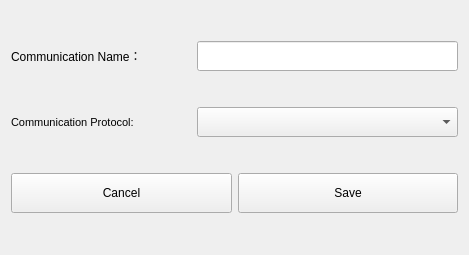
<?xml version="1.0" encoding="UTF-8"?>
<ui version="4.0">
 <class>AddCommunicationDialogClass</class>
 <widget class="QWidget" name="AddCommunicationDialogClass">
  <property name="geometry">
   <rect>
    <x>0</x>
    <y>0</y>
    <width>469</width>
    <height>255</height>
   </rect>
  </property>
  <property name="windowTitle">
   <string>Add Communication Object</string>
  </property>
  <layout class="QGridLayout" name="gridLayout">
   <item row="0" column="0">
    <layout class="QHBoxLayout" name="horizontalLayout_2">
     <item>
      <widget class="QLabel" name="label">
       <property name="minimumSize">
        <size>
         <width>180</width>
         <height>30</height>
        </size>
       </property>
       <property name="maximumSize">
        <size>
         <width>180</width>
         <height>16777215</height>
        </size>
       </property>
       <property name="text">
        <string>Communication Name：</string>
       </property>
      </widget>
     </item>
     <item>
      <widget class="QLineEdit" name="lineEdit_CommunicateName">
       <property name="minimumSize">
        <size>
         <width>0</width>
         <height>30</height>
        </size>
       </property>
      </widget>
     </item>
    </layout>
   </item>
   <item row="1" column="0">
    <layout class="QHBoxLayout" name="horizontalLayout_3">
     <item>
      <widget class="QLabel" name="label_2">
       <property name="minimumSize">
        <size>
         <width>0</width>
         <height>30</height>
        </size>
       </property>
       <property name="maximumSize">
        <size>
         <width>180</width>
         <height>16777215</height>
        </size>
       </property>
       <property name="font">
        <font>
         <pointsize>8</pointsize>
        </font>
       </property>
       <property name="text">
        <string>Communication Protocol:</string>
       </property>
      </widget>
     </item>
     <item>
      <widget class="QComboBox" name="comboBox_CommunicateType">
       <property name="minimumSize">
        <size>
         <width>200</width>
         <height>30</height>
        </size>
       </property>
      </widget>
     </item>
    </layout>
   </item>
   <item row="2" column="0">
    <layout class="QHBoxLayout" name="horizontalLayout">
     <item>
      <widget class="QPushButton" name="btn_Cancel">
       <property name="maximumSize">
        <size>
         <width>16777215</width>
         <height>40</height>
        </size>
       </property>
       <property name="text">
        <string>Cancel</string>
       </property>
      </widget>
     </item>
     <item>
      <widget class="QPushButton" name="btn_Determine">
       <property name="maximumSize">
        <size>
         <width>16777215</width>
         <height>40</height>
        </size>
       </property>
       <property name="text">
        <string>Save</string>
       </property>
      </widget>
     </item>
    </layout>
   </item>
  </layout>
 </widget>
 <layoutdefault spacing="6" margin="11"/>
 <resources/>
 <connections/>
</ui>
